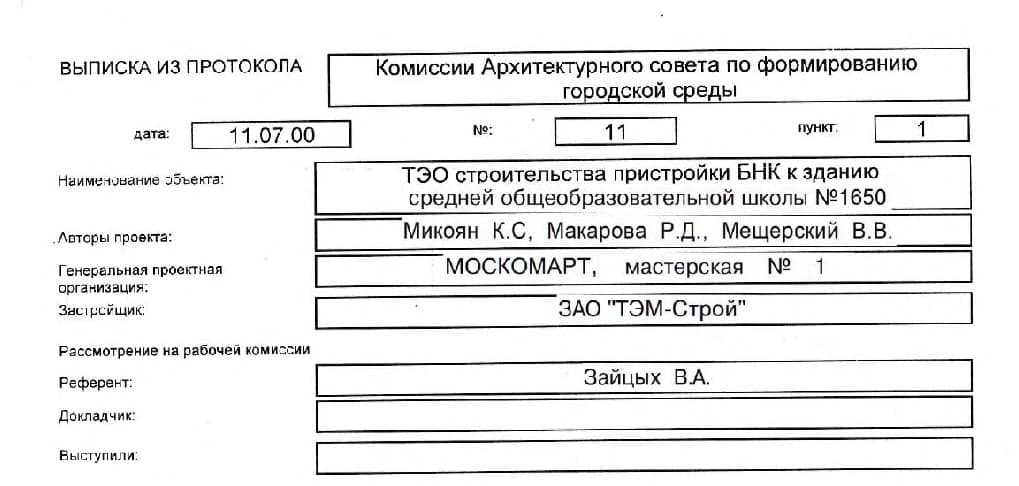
#> input picture cv/1.jpg, 1019 x 486 px; its folder holds only this picture in this run
$ python main.py
#> lines starting #> are read from the running program, lines starting #| are printed output that depends on the picture; after the words box and inside, x2 and y2 are one past the last pixel; in counts of white or black regions, pixels touching at a corner belong together
import cv2
import numpy as np
import pytesseract
import os
import json

output = {
    'Выписка из протокола': '',
    'пункт': '',
    'номер': '',
    'дата': '',
    'Наименование объекта': '',
    'Авторы проекта': '',
    'Генеральная проектная организация': '',
    'Застройщик': '',
    'Референт': '',
    'Докладчик': '',
    'Выступили': ''
}

for image_name in os.listdir('cv'):
    if image_name.endswith('jpg'):
        im1 = cv2.imread(f'cv/{image_name}', 0)
#> im1: shape (486, 1019); min 0, max 255, mean 234.4
        im = cv2.imread(f'cv/{image_name}')
#> im is the input picture: shape (486, 1019, 3); mean B, G, R 234.4, 234.4, 234.4
        background = np.zeros(im.shape[:2], dtype='uint8')

        ret, thresh_value = cv2.threshold(im1, 180, 255, cv2.THRESH_BINARY_INV)
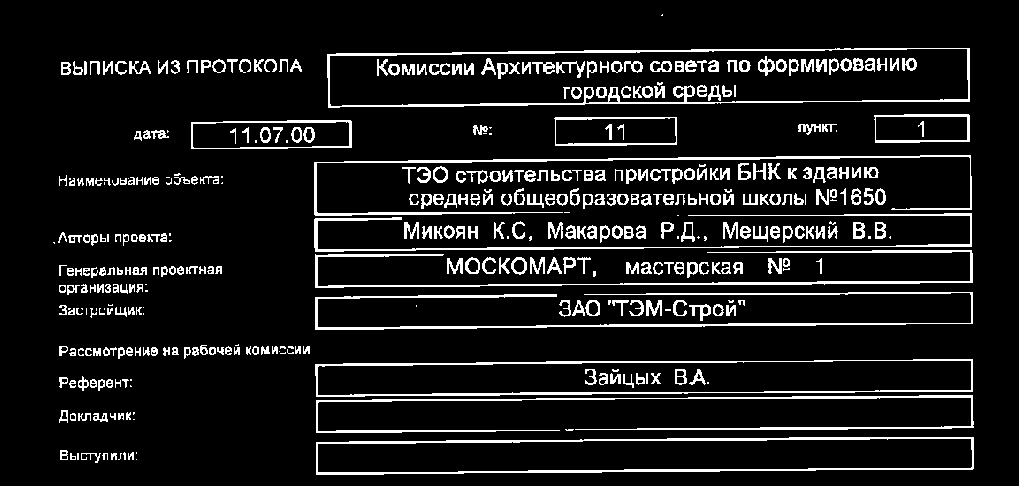
#> thresh_value: shape (486, 1019); 9.5% white in thin lines or dots, all inside (x1, y1, x2, y2) = (53, 14, 974, 475)

        kernel = np.ones((1, 1), np.uint8)
        dilated_value = cv2.dilate(thresh_value, kernel, iterations=1)

        contours, hierarchy = cv2.findContours(thresh_value, cv2.RETR_EXTERNAL, cv2.CHAIN_APPROX_SIMPLE)
#> contours = 345 contours, 118 with area under 20; largest, box (x1, y1, x2, y2) and area: (327, 48, 970, 108) 34020, (316, 437, 974, 475) 21176, (315, 359, 973, 397) 20910, (191, 120, 352, 149) 4289, (554, 117, 677, 146) 3340
        i = 0
        for cnt in contours:
            x, y, w, h = cv2.boundingRect(cnt)
            S = w * h
            if S >= 2000:
                # cv2.rectangle(im, (x, y), (x + w, y + h), (0, 0, 255), 1)
                i += 1
                crop_img = im[y:y + h, x:x + w]
                cv2.imwrite(f'crop{i}.jpg', crop_img)
#> this loop made 345 passes
#> (x, y, w, h, S) on passes 1, 2, 3, 4, 5, 7, 9, 10, 11, 12, 13, 15: (136, 459, 1, 1, 1), (118, 453, 4, 7, 28), (111, 453, 6, 7, 42), (102, 453, 6, 7, 42), (81, 453, 20, 10, 200), (70, 453, 6, 7, 42), (128, 452, 6, 8, 48), (123, 452, 3, 8, 24), (60, 450, 8, 10, 80), (316, 437, 658, 38, 25004), (565, 429, 9, 2, 18), (118, 413, 6, 7, 42)
#> (cnt, x, y, w, h, S) on passes 6, 8, 14, 20, 24, 26: ([[77, 453], [77, 459], [78, 459], [78, 453]], 77, 453, 2, 7, 14), ([[136, 452], [136, 453]], 136, 452, 1, 2, 2), ([[133, 419], [134, 419]], 133, 419, 2, 1, 2), ([[133, 412], [133, 414], [134, 413], [134, 412]], 133, 412, 2, 3, 6), ([[130, 385], [130, 386], [131, 386]], 130, 385, 2, 2, 4), ([[130, 379], [130, 380], [131, 380], [131, 379]], 130, 379, 2, 2, 4)
#> after the loop, i = 11

        for key in output.keys():
            crop = cv2.imread(f'crop{i}.jpg')
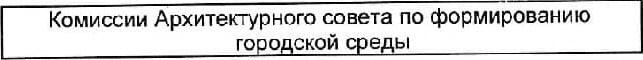
#> crop: shape (60, 643, 3); min 0, max 255, mean 212.9
#> (the run stopped early here; a loop or call above may not have finished)
